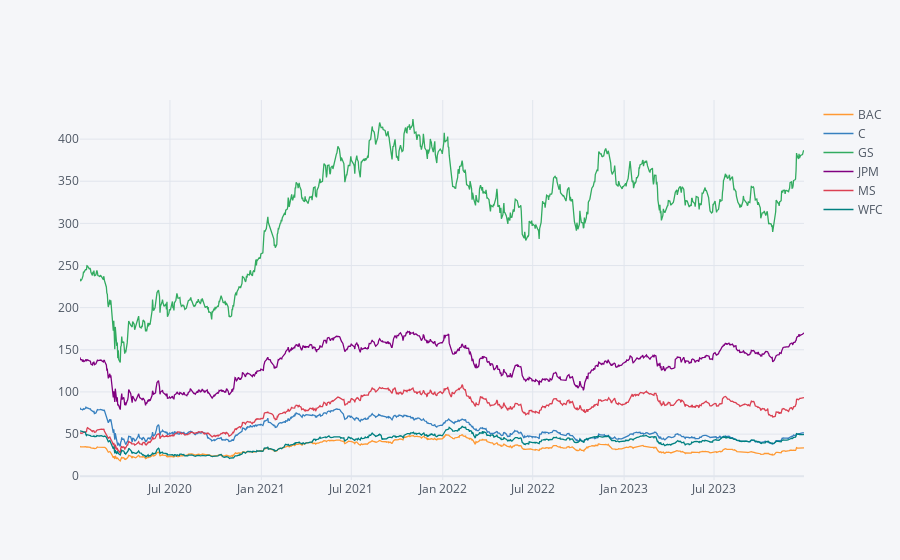

This figure's notebook cell:
### Code cell
bank_stocks.xs(key='Close',axis=1,level='Stock Info').iplot()

### Figure 1 — Plotly figure (JSON) as saved in the notebook; plotly's stock layout.template omitted (floating-point values rounded to 4 significant figures; data arrays with more than 128 entries replaced by an {"elided": "..."} marker saying what was removed)
{"data": [{"line": {"color": "rgba(255, 153, 51, 1.0)", "dash": "solid", "shape": "linear", "width": 1.3}, "mode": "lines", "name": "BAC", "text": "", "type": "scatter", "x": {"elided": "1006 str values"}, "y": {"elided": "1006 float values"}}, {"line": {"color": "rgba(55, 128, 191, 1.0)", "dash": "solid", "shape": "linear", "width": 1.3}, "mode": "lines", "name": "C", "text": "", "type": "scatter", "x": {"elided": "1006 str values"}, "y": {"elided": "1006 float values"}}, {"line": {"color": "rgba(50, 171, 96, 1.0)", "dash": "solid", "shape": "linear", "width": 1.3}, "mode": "lines", "name": "GS", "text": "", "type": "scatter", "x": {"elided": "1006 str values"}, "y": {"elided": "1006 float values"}}, {"line": {"color": "rgba(128, 0, 128, 1.0)", "dash": "solid", "shape": "linear", "width": 1.3}, "mode": "lines", "name": "JPM", "text": "", "type": "scatter", "x": {"elided": "1006 str values"}, "y": {"elided": "1006 float values"}}, {"line": {"color": "rgba(219, 64, 82, 1.0)", "dash": "solid", "shape": "linear", "width": 1.3}, "mode": "lines", "name": "MS", "text": "", "type": "scatter", "x": {"elided": "1006 str values"}, "y": {"elided": "1006 float values"}}, {"line": {"color": "rgba(0, 128, 128, 1.0)", "dash": "solid", "shape": "linear", "width": 1.3}, "mode": "lines", "name": "WFC", "text": "", "type": "scatter", "x": {"elided": "1006 str values"}, "y": {"elided": "1006 float values"}}], "layout": {"legend": {"bgcolor": "#F5F6F9", "font": {"color": "#4D5663"}}, "paper_bgcolor": "#F5F6F9", "plot_bgcolor": "#F5F6F9", "title": {"font": {"color": "#4D5663"}}, "xaxis": {"gridcolor": "#E1E5ED", "showgrid": true, "tickfont": {"color": "#4D5663"}, "title": {"font": {"color": "#4D5663"}, "text": ""}, "zerolinecolor": "#E1E5ED"}, "yaxis": {"gridcolor": "#E1E5ED", "showgrid": true, "tickfont": {"color": "#4D5663"}, "title": {"font": {"color": "#4D5663"}, "text": ""}, "zerolinecolor": "#E1E5ED"}}}
